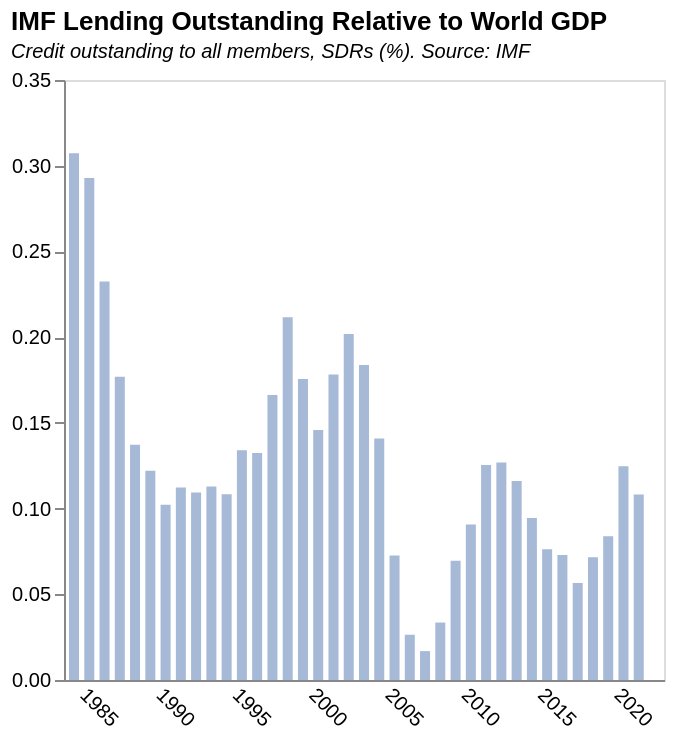

Express this chart as Vega-Lite.
### Vega-Lite specification from a JSON file in a GitHub repository (floating-point values rounded to 4 significant figures)
{"$schema": "https://vega.github.io/schema/vega-lite/v5.json", "title": {"text": "IMF Lending Outstanding Relative to World GDP", "subtitle": "Credit outstanding to all members, SDRs (%). Source: IMF", "subtitleFontStyle": "italic", "subtitleFontSize": 10, "anchor": "start", "color": "black"}, "data": {"values": [{"Date": "10/31/2022", "GRA Purchases": "93,054,287,423", "PRGT 1/2/": "15,329,531,139", "RST": "0", "Totals": "108383818562", "Year": "2022", "Tot_billions": "108.38", "Tot_div_worldGDP": "", "World_GDP_(current US$)": ""}, {"Date": "12/31/2021", "GRA Purchases": "89,474,552,025", "PRGT 1/2/": "14,554,823,681", "RST": "0", "Totals": "104029375706", "Year": "2021", "Tot_billions": "104.03", "Tot_div_worldGDP": "0.108251069", "World_GDP_(current US$)": "9.61E+13"}, {"Date": "12/31/2020", "GRA Purchases": "93,408,630,285", "PRGT 1/2/": "12,481,816,684", "RST": "0", "Totals": "105890446969", "Year": "2020", "Tot_billions": "105.89", "Tot_div_worldGDP": "0.124713721", "World_GDP_(current US$)": "8.49E+13"}, {"Date": "12/31/2019", "GRA Purchases": "66,945,509,865", "PRGT 1/2/": "6,590,835,450", "RST": "0", "Totals": "73536345315", "Year": "2019", "Tot_billions": "73.54", "Tot_div_worldGDP": "0.083894972", "World_GDP_(current US$)": "8.77E+13"}, {"Date": "12/31/2018", "GRA Purchases": "55,395,611,392", "PRGT 1/2/": "6,426,181,029", "RST": "0", "Totals": "61821792421", "Year": "2018", "Tot_billions": "61.82", "Tot_div_worldGDP": "0.071542209", "World_GDP_(current US$)": "8.64E+13"}, {"Date": "12/31/2017", "GRA Purchases": "39,585,385,873", "PRGT 1/2/": "6,522,280,669", "RST": "0", "Totals": "46107666542", "Year": "2017", "Tot_billions": "46.11", "Tot_div_worldGDP": "0.056640557", "World_GDP_(current US$)": "8.14E+13"}, {"Date": "12/31/2016", "GRA Purchases": "49,267,630,851", "PRGT 1/2/": "6,482,647,937", "RST": "0", "Totals": "55750278788", "Year": "2016", "Tot_billions": "55.75", "Tot_div_worldGDP": "0.072908976", "World_GDP_(current US$)": "7.65E+13"}, {"Date": "12/31/2015", "GRA Purchases": "50,757,840,741", "PRGT 1/2/": "6,575,911,158", "RST": "0", "Totals": "57333751899", "Year": "2015", "Tot_billions": "57.33", "Tot_div_worldGDP": "0.076262718", "World_GDP_(current US$)": "7.52E+13"}, {"Date": "12/31/2014", "GRA Purchases": "69,041,563,463", "PRGT 1/2/": "6,292,755,583", "RST": "0", "Totals": "75334319046", "Year": "2014", "Tot_billions": "75.33", "Tot_div_worldGDP": "0.094511908", "World_GDP_(current US$)": "7.97E+13"}, {"Date": "12/31/2013", "GRA Purchases": "83,899,249,061", "PRGT 1/2/": "6,174,392,682", "RST": "0", "Totals": "90073641743", "Year": "2013", "Tot_billions": "90.07", "Tot_div_worldGDP": "0.116063514", "World_GDP_(current US$)": "7.76E+13"}, {"Date": "12/31/2012", "GRA Purchases": "90,042,348,252", "PRGT 1/2/": "5,766,292,503", "RST": "0", "Totals": "95808640755", "Year": "2012", "Tot_billions": "95.81", "Tot_div_worldGDP": "0.126918927", "World_GDP_(current US$)": "7.55E+13"}, {"Date": "12/31/2011", "GRA Purchases": "87,276,915,790", "PRGT 1/2/": "5,308,609,594", "RST": "0", "Totals": "92585525384", "Year": "2011", "Tot_billions": "92.59", "Tot_div_worldGDP": "0.125363279", "World_GDP_(current US$)": "7.39E+13"}, {"Date": "12/31/2010", "GRA Purchases": "55,620,104,510", "PRGT 1/2/": "4,819,344,134", "RST": "0", "Totals": "60439448644", "Year": "2010", "Tot_billions": "60.44", "Tot_div_worldGDP": "0.090755304", "World_GDP_(current US$)": "6.66E+13"}, {"Date": "12/31/2009", "GRA Purchases": "37,221,142,436", "PRGT 1/2/": "5,079,705,286", "RST": "0", "Totals": "42300847722", "Year": "2009", "Tot_billions": "42.3", "Tot_div_worldGDP": "0.069563338", "World_GDP_(current US$)": "6.08E+13"}, {"Date": "12/31/2008", "GRA Purchases": "17,514,964,723", "PRGT 1/2/": "3,972,372,030", "RST": "0", "Totals": "21487336753", "Year": "2008", "Tot_billions": "21.49", "Tot_div_worldGDP": "0.033509194", "World_GDP_(current US$)": "6.41E+13"}, {"Date": "12/31/2007", "GRA Purchases": "6,036,146,757", "PRGT 1/2/": "3,796,945,581", "RST": "0", "Totals": "9833092338", "Year": "2007", "Tot_billions": "9.83", "Tot_div_worldGDP": "0.016850467", "World_GDP_(current US$)": "5.84E+13"}, {"Date": "12/31/2006", "GRA Purchases": "9,822,640,239", "PRGT 1/2/": "3,844,020,520", "RST": "0", "Totals": "13666660759", "Year": "2006", "Tot_billions": "13.67", "Tot_div_worldGDP": "0.026393784", "World_GDP_(current US$)": "5.18E+13"}, {"Date": "12/31/2005", "GRA Purchases": "28,432,143,237", "PRGT 1/2/": "6,282,121,668", "RST": "0", "Totals": "34714264905", "Year": "2005", "Tot_billions": "34.71", "Tot_div_worldGDP": "0.072654818", "World_GDP_(current US$)": "4.78E+13"}, {"Date": "12/31/2004", "GRA Purchases": "55,373,766,674", "PRGT 1/2/": "6,766,029,353", "RST": "0", "Totals": "62139796027", "Year": "2004", "Tot_billions": "62.14", "Tot_div_worldGDP": "0.140850351", "World_GDP_(current US$)": "4.41E+13"}, {"Date": "12/31/2003", "GRA Purchases": "65,032,062,712", "PRGT 1/2/": "6,880,893,268", "RST": "0", "Totals": "71912955980", "Year": "2003", "Tot_billions": "71.91", "Tot_div_worldGDP": "0.183699842", "World_GDP_(current US$)": "3.91E+13"}, {"Date": "12/31/2002", "GRA Purchases": "63,601,058,794", "PRGT 1/2/": "6,868,671,012", "RST": "0", "Totals": "70469729806", "Year": "2002", "Tot_billions": "70.47", "Tot_div_worldGDP": "0.201852905", "World_GDP_(current US$)": "3.49E+13"}, {"Date": "12/31/2001", "GRA Purchases": "53,477,225,409", "PRGT 1/2/": "6,424,578,684", "RST": "0", "Totals": "59901804093", "Year": "2001", "Tot_billions": "59.9", "Tot_div_worldGDP": "0.178197314", "World_GDP_(current US$)": "3.36E+13"}, {"Date": "12/31/2000", "GRA Purchases": "42,990,531,049", "PRGT 1/2/": "6,331,595,468", "RST": "0", "Totals": "49322126517", "Year": "2000", "Tot_billions": "49.32", "Tot_div_worldGDP": "0.145790261", "World_GDP_(current US$)": "3.38E+13"}, {"Date": "12/31/1999", "GRA Purchases": "51,061,861,875", "PRGT 1/2/": "6,434,274,362", "RST": "0", "Totals": "57496136237", "Year": "1999", "Tot_billions": "57.5", "Tot_div_worldGDP": "0.175628426", "World_GDP_(current US$)": "3.27E+13"}, {"Date": "12/31/1998", "GRA Purchases": "60,451,017,051", "PRGT 1/2/": "6,288,825,925", "RST": "0", "Totals": "66739842976", "Year": "1998", "Tot_billions": "66.74", "Tot_div_worldGDP": "0.211604097", "World_GDP_(current US$)": "3.15E+13"}, {"Date": "12/31/1997", "GRA Purchases": "46,559,033,783", "PRGT 1/2/": "6,009,867,422", "RST": "0", "Totals": "52568901205", "Year": "1997", "Tot_billions": "52.57", "Tot_div_worldGDP": "0.166249727", "World_GDP_(current US$)": "3.16E+13"}, {"Date": "12/31/1996", "GRA Purchases": "36,127,472,805", "PRGT 1/2/": "5,881,609,752", "RST": "0", "Totals": "42009082557", "Year": "1996", "Tot_billions": "42.01", "Tot_div_worldGDP": "0.132367686", "World_GDP_(current US$)": "3.17E+13"}, {"Date": "12/31/1995", "GRA Purchases": "35,929,173,412", "PRGT 1/2/": "5,657,438,528", "RST": "0", "Totals": "41586611940", "Year": "1995", "Tot_billions": "41.59", "Tot_div_worldGDP": "0.133961743", "World_GDP_(current US$)": "3.10E+13"}, {"Date": "12/31/1994", "GRA Purchases": "25,611,676,952", "PRGT 1/2/": "4,599,768,498", "RST": "0", "Totals": "30211445450", "Year": "1994", "Tot_billions": "30.21", "Tot_div_worldGDP": "0.108392541", "World_GDP_(current US$)": "2.79E+13"}, {"Date": "12/31/1993", "GRA Purchases": "25,196,745,031", "PRGT 1/2/": "3,942,792,899", "RST": "0", "Totals": "29139537930", "Year": "1993", "Tot_billions": "29.14", "Tot_div_worldGDP": "0.112847811", "World_GDP_(current US$)": "2.58E+13"}, {"Date": "12/31/1992", "GRA Purchases": "23,967,172,718", "PRGT 1/2/": "3,804,463,796", "RST": "0", "Totals": "27771636514", "Year": "1992", "Tot_billions": "27.77", "Tot_div_worldGDP": "0.109310874", "World_GDP_(current US$)": "2.54E+13"}, {"Date": "12/31/1991", "GRA Purchases": "23,378,573,926", "PRGT 1/2/": "3,285,717,796", "RST": "0", "Totals": "26664291722", "Year": "1991", "Tot_billions": "26.66", "Tot_div_worldGDP": "0.112225469", "World_GDP_(current US$)": "2.38E+13"}, {"Date": "12/31/1990", "GRA Purchases": "20,731,851,093", "PRGT 1/2/": "2,571,911,617", "RST": "0", "Totals": "23303762710", "Year": "1990", "Tot_billions": "23.3", "Tot_div_worldGDP": "0.102299317", "World_GDP_(current US$)": "2.28E+13"}, {"Date": "12/31/1989", "GRA Purchases": "22,315,104,224", "PRGT 1/2/": "2,334,886,562", "RST": "0", "Totals": "24649990786", "Year": "1989", "Tot_billions": "24.65", "Tot_div_worldGDP": "0.122065892", "World_GDP_(current US$)": "2.02E+13"}, {"Date": "12/31/1988", "GRA Purchases": "24,750,004,884", "PRGT 1/2/": "1,773,964,293", "RST": "0", "Totals": "26523969177", "Year": "1988", "Tot_billions": "26.52", "Tot_div_worldGDP": "0.137159854", "World_GDP_(current US$)": "1.93E+13"}, {"Date": "12/31/1987", "GRA Purchases": "28,751,979,125", "PRGT 1/2/": "1,866,342,930", "RST": "0", "Totals": "30618322055", "Year": "1987", "Tot_billions": "30.62", "Tot_div_worldGDP": "0.176910504", "World_GDP_(current US$)": "1.73E+13"}, {"Date": "12/31/1986", "GRA Purchases": "33,334,905,644", "PRGT 1/2/": "2,013,169,931", "RST": "0", "Totals": "35348075575", "Year": "1986", "Tot_billions": "35.35", "Tot_div_worldGDP": "0.232471832", "World_GDP_(current US$)": "1.52E+13"}, {"Date": "12/31/1985", "GRA Purchases": "35,194,787,249", "PRGT 1/2/": "2,470,247,948", "RST": "0", "Totals": "37665035197", "Year": "1985", "Tot_billions": "37.67", "Tot_div_worldGDP": "0.292883037", "World_GDP_(current US$)": "1.29E+13"}, {"Date": "12/31/1984", "GRA Purchases": "34,936,772,393", "PRGT 1/2/": "2,769,874,900", "RST": "0", "Totals": "37706647293", "Year": "1984", "Tot_billions": "37.71", "Tot_div_worldGDP": "0.307312839", "World_GDP_(current US$)": "1.23E+13"}], "format": {"parse": {"Year": "date"}}}, "height": 300, "width": 300, "mark": {"type": "bar", "color": "#a6b9d7"}, "encoding": {"x": {"field": "Year", "type": "temporal", "axis": {"title": null, "grid": false, "ticks": false, "labelAngle": 45}}, "y": {"field": "Tot_div_worldGDP", "type": "quantitative", "title": "", "axis": {"grid": false}}}}
